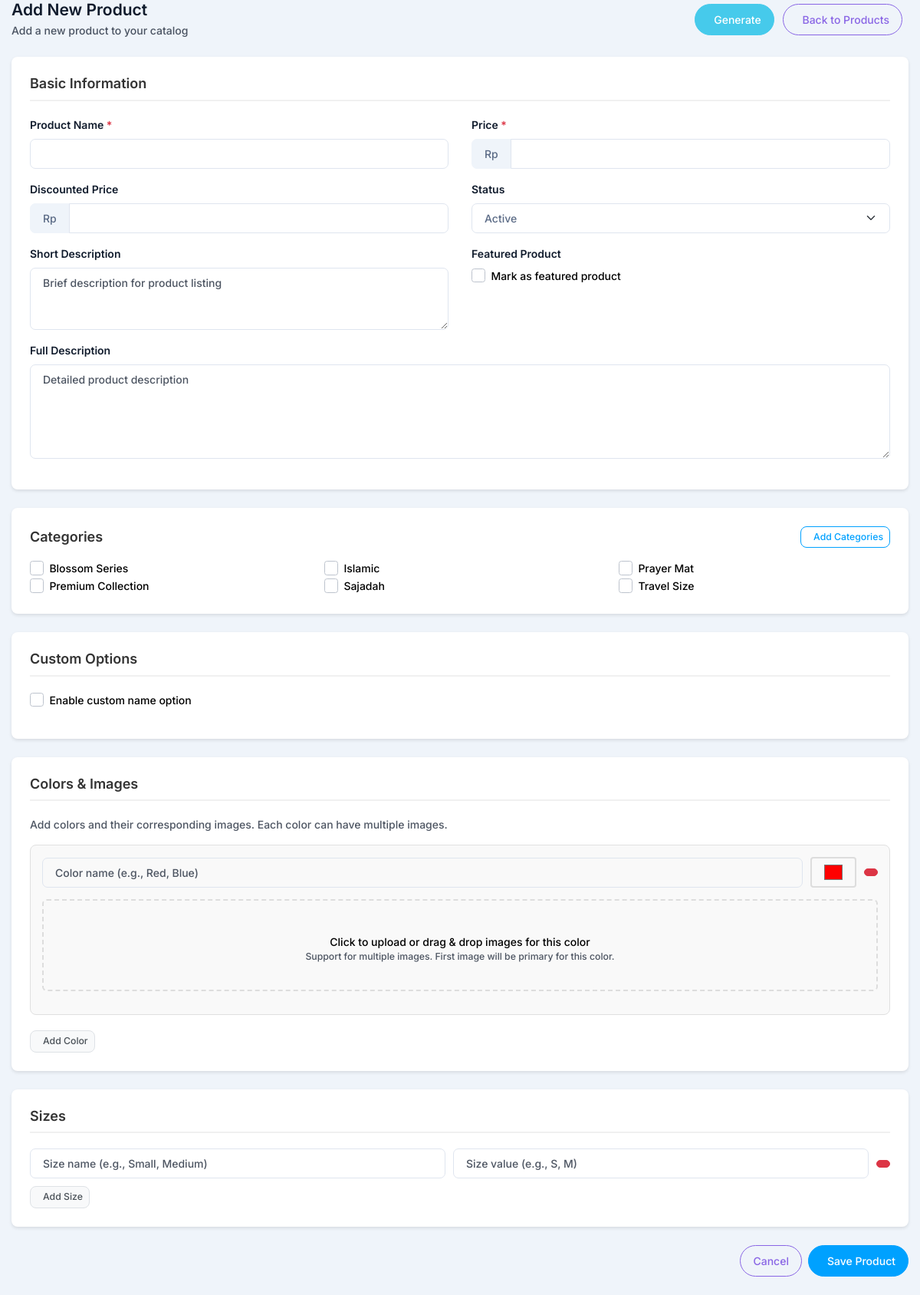
/add-product.php (signed in), run on the app's committed database.
### tables this page shows
CREATE TABLE categories (
    id INT PRIMARY KEY AUTO_INCREMENT,
    name VARCHAR(100) NOT NULL,
    description TEXT,
    slug VARCHAR(100) UNIQUE NOT NULL,
    status ENUM('active', 'inactive') DEFAULT 'active',
    created_at TIMESTAMP DEFAULT CURRENT_TIMESTAMP,
    updated_at TIMESTAMP DEFAULT CURRENT_TIMESTAMP ON UPDATE CURRENT_TIMESTAMP
);

### add-product.php (the view, shortened to what this page needs)
<?php
$database = new Database();
$db = $database->getConnection();
$query = "SELECT id, name FROM categories WHERE status = 'active' ORDER BY name";
$stmt = $db->prepare($query);
$stmt->execute();
$categories = $stmt->fetchAll(PDO::FETCH_ASSOC);
$form_data = $_SESSION['form_data'] ?? [];
?>
<div class="container-fluid">
    <div class="d-flex justify-content-between align-items-center mb-4">
        <div>
            <h4 class="fw-semibold mb-1">Add New Product</h4>
            <p class="text-muted mb-0">Add a new product to your catalog</p>
        </div>
        <div>
            <button type="button" class="btn btn-info me-2" onclick="generateDefaultValues()">
                Generate
            </button>
            <a href="product-management.php" class="btn btn-outline-secondary me-2">
                Back to Products
            </a>
        </div>
    </div>
    <form id="addProductForm" action="add-product-handler.php" method="POST" enctype="multipart/form-data">
        <div class="form-section">
            <h5 class="form-section-title">Basic Information</h5>
            <div class="row">
                <div class="col-md-6">
                    <div class="mb-3">
                        <label for="name" class="form-label">Product Name <span class="required">*</span></label>
                        <input type="text" class="form-control" id="name" name="name" value="<?php echo htmlspecialchars($form_data['name'] ?? ''); ?>" required>
                    </div>
                </div>
                <div class="col-md-6">
                    <div class="mb-3">
                        <label for="price" class="form-label">Price <span class="required">*</span></label>
                        <div class="input-group">
                            <span class="input-group-text">Rp</span>
                            <input type="number" class="form-control" id="price" name="price" step="0.01" value="<?php echo htmlspecialchars($form_data['price'] ?? ''); ?>" required>
                        </div>
                    </div>
                </div>
            </div>
            <div class="row">
                <div class="col-md-6">
                    <div class="mb-3">
                        <label for="discounted_price" class="form-label">Discounted Price</label>
                        <div class="input-group">
                            <span class="input-group-text">Rp</span>
                            <input type="number" class="form-control" id="discounted_price" name="discounted_price" step="0.01" value="<?php echo htmlspecialchars($form_data['discounted_price'] ?? ''); ?>">
                        </div>
                    </div>
                </div>
                <div class="col-md-6">
                    <div class="mb-3">
                        <label for="status" class="form-label">Status</label>
                        <select class="form-select" id="status" name="status">
                            <option value="active" <?php echo ($form_data['status'] ?? 'active') === 'active' ? 'selected' : ''; ?>>Active</option>
                        </select>
                    </div>
                </div>
            </div>
            <div class="row">
                <div class="col-md-6">
                    <div class="mb-3">
                        <label for="short_description" class="form-label">Short Description</label>
                        <textarea class="form-control" id="short_description" name="short_description" rows="3" placeholder="Brief description for product listing"></textarea>
                    </div>
                </div>
                <div class="col-md-6">
                    <div class="mb-3">
                        <label for="featured" class="form-label">Featured Product</label>
                        <div class="form-check">
                            <input class="form-check-input" type="checkbox" id="featured" name="featured" value="1" <?php echo ($form_data['featured'] ?? 0) ? 'checked' : ''; ?>>
                            <label class="form-check-label" for="featured">
                                Mark as featured product
                            </label>
                        </div>
                    </div>
                </div>
            </div>
            <div class="mb-3">
                <label for="description" class="form-label">Full Description</label>
                <textarea class="form-control" id="description" name="description" rows="5" placeholder="Detailed product description"><?php echo htmlspecialchars($form_data['description'] ?? ''); ?></textarea>
            </div>
        </div>
        <div class="form-section">
            <div class="d-flex justify-content-between align-items-center mb-3">
                <h5 class="form-section-title mb-0">Categories</h5>
                <a href="category-management.php" target="_blank" class="btn btn-outline-primary btn-sm">
                    Add Categories
                </a>
            </div>
            <div class="row">
                <?php foreach ($categories as $category): ?>
                <div class="col-md-4">
                    <div class="form-check">
                        <input class="form-check-input" type="checkbox" id="category_<?php echo $category['id']; ?>" name="categories[]" value="<?php echo $category['id']; ?>" <?php echo in_array($category['id'], $form_data['categories'] ?? []) ? 'checked' : ''; ?>>
                        <label class="form-check-label" for="category_<?php echo $category['id']; ?>">
                            <?php echo htmlspecialchars($category['name']); ?>
                        </label>
                    </div>
                </div>
                <?php endforeach; ?>
            </div>
        </div>
        <div class="form-section">
            <h5 class="form-section-title">Custom Options</h5>
            <div class="form-check mb-3">
                <input class="form-check-input" type="checkbox" id="custom_name_enabled" name="custom_name_enabled" value="1" <?php echo ($form_data['custom_name_enabled'] ?? 0) ? 'checked' : ''; ?>>
                <label class="form-check-label" for="custom_name_enabled">
                    Enable custom name option
                </label>
            </div>
        </div>
        <div class="form-section">
            <h5 class="form-section-title">Colors & Images</h5>
            <p class="text-muted mb-3">Add colors and their corresponding images. Each color can have multiple images.</p>
            <div id="colorsContainer">
                <?php
                $colorNames = $form_data['color_names'] ?? [''];
                $colorCodes = $form_data['color_codes'] ?? ['#ff0000'];
                $colorCount = max(count($colorNames), count($colorCodes), 1);
                for ($i = 0; $i < $colorCount; $i++):
                    $colorName = $colorNames[$i] ?? '';
                    $colorCode = $colorCodes[$i] ?? '#ff0000';
                ?>
                <div class="color-input-group" data-color-index="<?php echo $i; ?>">
                    <div class="color-header">
                        <input type="text" class="form-control" name="color_names[]" placeholder="Color name (e.g., Red, Blue)" value="<?php echo htmlspecialchars($colorName); ?>" style="flex: 1;">
                        <input type="color" class="form-control color-preview" name="color_codes[]" value="<?php echo htmlspecialchars($colorCode); ?>">
                        <button type="button" class="btn btn-remove-item btn-sm" onclick="removeColorInput(this)">
                        </button>
                    </div>
                    <div class="color-images-section" onclick="triggerColorImageUpload(<?php echo $i; ?>)">
                        <p class="mb-0 mt-2">Click to upload or drag & drop images for this color</p>
                        <small class="text-muted">Support for multiple images. First image will be primary for this color.</small>
                    </div>
                </div>
                <?php endfor; ?>
            </div>
            <button type="button" class="btn btn-add-item btn-sm" onclick="addColorInput()">
                Add Color
            </button>
        </div>
        <div class="form-section">
            <h5 class="form-section-title">Sizes</h5>
            <div id="sizesContainer">
                <?php
                $sizeNames = $form_data['size_names'] ?? [''];
                $sizeValues = $form_data['size_values'] ?? [''];
                $sizeCount = max(count($sizeNames), count($sizeValues), 1);
                for ($i = 0; $i < $sizeCount; $i++):
                    $sizeName = $sizeNames[$i] ?? '';
                    $sizeValue = $sizeValues[$i] ?? '';
                ?>
                <div class="size-input-group">
                    <input type="text" class="form-control" name="size_names[]" placeholder="Size name (e.g., Small, Medium)" value="<?php echo htmlspecialchars($sizeName); ?>" style="flex: 1;">
                    <input type="text" class="form-control" name="size_values[]" placeholder="Size value (e.g., S, M)" value="<?php echo htmlspecialchars($sizeValue); ?>" style="flex: 1;">
                    <button type="button" class="btn btn-remove-item btn-sm" onclick="removeSizeInput(this)">
                    </button>
                </div>
                <?php endfor; ?>
            </div>
            <button type="button" class="btn btn-add-item btn-sm" onclick="addSizeInput()">
                Add Size
            </button>
        </div>
        <div class="d-flex justify-content-end gap-2 mb-4">
            <a href="product-management.php" class="btn btn-outline-secondary">Cancel</a>
            <button type="submit" class="btn btn-primary">
                Save Product
            </button>
        </div>
    </form>
</div>
<?php
include 'includes/auth_layout.php';
?>

### add-product.php (style rules this page uses)
.container-fluid { max-width: none !important; width: 100% !important; }
.form-section { background: white; border-radius: 8px; padding: 24px; margin-bottom: 24px; box-shadow: 0 2px 4px rgba(0,0,0,0.1); }
.form-section-title { font-size: 18px; font-weight: 600; margin-bottom: 20px; color: #333; border-bottom: 2px solid #f0f0f0; padding-bottom: 10px; }
.form-section-title.mb-0 { margin-bottom: 0; border-bottom: none; padding-bottom: 0; }
.color-input-group { display: flex; flex-direction: column; gap: 15px; margin-bottom: 20px; padding: 15px; border: 1px solid #e0e0e0; border-radius: 8px; background-color: #f9f9f9; }
.color-header { display: flex; align-items: center; gap: 10px; }
.color-images-section { border: 2px dashed #ddd; border-radius: 6px; padding: 20px; text-align: center; position: relative; cursor: pointer; transition: all 0.3s ease; min-height: 120px; display: flex; flex-direction: column; align-items: center; justify-content: center; }
.color-preview { width: 60px; height: 40px; border-radius: 4px; border: 2px solid #ddd; cursor: pointer; transition: border-color 0.3s; }
.size-input-group { display: flex; align-items: center; gap: 10px; margin-bottom: 10px; }
.btn-add-item { background: #f8f9fa; border: 1px solid #dee2e6; color: #495057; }
.btn-remove-item { background: #dc3545; border: 1px solid #dc3545; color: white; }
.required { color: #dc3545; }

### data on the page
categories: name "Blossom Series"
categories: name "Islamic"
categories: name "Prayer Mat"
categories: name "Premium Collection"
categories: name "Sajadah"
categories: name "Travel Size"
